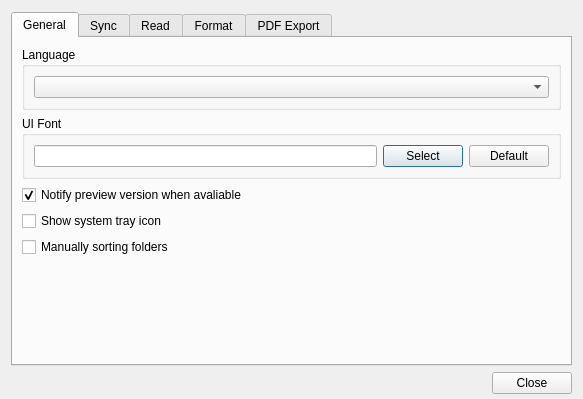
<?xml version="1.0" encoding="UTF-8"?>
<ui version="4.0">
 <class>WizPreferenceWindow</class>
 <widget class="QDialog" name="WizPreferenceWindow">
  <property name="geometry">
   <rect>
    <x>0</x>
    <y>0</y>
    <width>583</width>
    <height>399</height>
   </rect>
  </property>
  <property name="sizePolicy">
   <sizepolicy hsizetype="Preferred" vsizetype="Preferred">
    <horstretch>0</horstretch>
    <verstretch>0</verstretch>
   </sizepolicy>
  </property>
  <property name="windowTitle">
   <string>WizPreferenceDialog</string>
  </property>
  <layout class="QVBoxLayout" name="verticalLayout_2">
   <property name="topMargin">
    <number>12</number>
   </property>
   <property name="bottomMargin">
    <number>5</number>
   </property>
   <item>
    <widget class="QTabWidget" name="tabWidget">
     <property name="currentIndex">
      <number>0</number>
     </property>
     <property name="usesScrollButtons">
      <bool>false</bool>
     </property>
     <property name="documentMode">
      <bool>false</bool>
     </property>
     <property name="tabsClosable">
      <bool>false</bool>
     </property>
     <property name="movable">
      <bool>false</bool>
     </property>
     <widget class="QWidget" name="tabGeneral">
      <attribute name="title">
       <string>General</string>
      </attribute>
      <layout class="QVBoxLayout" name="verticalLayout">
       <item>
        <widget class="QGroupBox" name="groupBoxLang">
         <property name="title">
          <string>Language</string>
         </property>
         <layout class="QVBoxLayout" name="verticalLayout_3">
          <item>
           <widget class="QComboBox" name="comboLang"/>
          </item>
         </layout>
        </widget>
       </item>
       <item>
        <widget class="QGroupBox" name="groupBoxUIFont">
         <property name="title">
          <string>UI Font</string>
         </property>
         <layout class="QHBoxLayout" name="horizontalLayout_3">
          <item>
           <widget class="QLineEdit" name="lineEditUIFont">
            <property name="readOnly">
             <bool>true</bool>
            </property>
           </widget>
          </item>
          <item>
           <widget class="QPushButton" name="btnUIFont">
            <property name="text">
             <string>Select</string>
            </property>
           </widget>
          </item>
          <item>
           <widget class="QPushButton" name="btnResetUIFont">
            <property name="text">
             <string>Default</string>
            </property>
           </widget>
          </item>
         </layout>
        </widget>
       </item>
       <item>
        <widget class="QCheckBox" name="checkBox">
         <property name="enabled">
          <bool>true</bool>
         </property>
         <property name="text">
          <string>Notify preview version when avaliable</string>
         </property>
         <property name="checked">
          <bool>true</bool>
         </property>
        </widget>
       </item>
       <item>
        <widget class="QCheckBox" name="checkBoxTrayIcon">
         <property name="text">
          <string>Show system tray icon</string>
         </property>
        </widget>
       </item>
       <item>
        <widget class="QCheckBox" name="checkBoxManuallySort">
         <property name="text">
          <string>Manually sorting folders</string>
         </property>
        </widget>
       </item>
       <item>
        <spacer name="verticalSpacer">
         <property name="orientation">
          <enum>Qt::Vertical</enum>
         </property>
         <property name="sizeHint" stdset="0">
          <size>
           <width>20</width>
           <height>40</height>
          </size>
         </property>
        </spacer>
       </item>
      </layout>
     </widget>
     <widget class="QWidget" name="tabSyncing">
      <attribute name="title">
       <string>Sync</string>
      </attribute>
      <layout class="QVBoxLayout" name="verticalLayout_4">
       <item>
        <widget class="QGroupBox" name="groupBoxSync">
         <property name="title">
          <string>Sync Method</string>
         </property>
         <layout class="QGridLayout" name="gridLayout_2">
          <item row="3" column="1">
           <widget class="QComboBox" name="comboDownloadAttachments">
            <property name="maximumSize">
             <size>
              <width>170</width>
              <height>16777215</height>
             </size>
            </property>
            <item>
             <property name="text">
              <string>Only download attachments title</string>
             </property>
            </item>
            <item>
             <property name="text">
              <string>Download all attachments</string>
             </property>
            </item>
           </widget>
          </item>
          <item row="2" column="1">
           <widget class="QComboBox" name="comboSyncGroupMethod">
            <property name="sizePolicy">
             <sizepolicy hsizetype="Minimum" vsizetype="Fixed">
              <horstretch>0</horstretch>
              <verstretch>0</verstretch>
             </sizepolicy>
            </property>
            <property name="maximumSize">
             <size>
              <width>170</width>
              <height>16777215</height>
             </size>
            </property>
            <item>
             <property name="text">
              <string>Only download note title</string>
             </property>
            </item>
            <item>
             <property name="text">
              <string>Download recent 1 day's data</string>
             </property>
            </item>
            <item>
             <property name="text">
              <string>Download recent 1 week's data</string>
             </property>
            </item>
            <item>
             <property name="text">
              <string>Download recent 1 month's data</string>
             </property>
            </item>
            <item>
             <property name="text">
              <string>Download all data when syncing</string>
             </property>
            </item>
           </widget>
          </item>
          <item row="0" column="0">
           <widget class="QLabel" name="labelSyncInterval">
            <property name="sizePolicy">
             <sizepolicy hsizetype="Preferred" vsizetype="Preferred">
              <horstretch>0</horstretch>
              <verstretch>0</verstretch>
             </sizepolicy>
            </property>
            <property name="text">
             <string>Sync time interval:</string>
            </property>
           </widget>
          </item>
          <item row="2" column="0">
           <widget class="QLabel" name="labelSyncGroupMethod">
            <property name="sizePolicy">
             <sizepolicy hsizetype="Preferred" vsizetype="Preferred">
              <horstretch>0</horstretch>
              <verstretch>0</verstretch>
             </sizepolicy>
            </property>
            <property name="text">
             <string>Group sync method:</string>
            </property>
           </widget>
          </item>
          <item row="1" column="0">
           <widget class="QLabel" name="labelSyncMethod">
            <property name="sizePolicy">
             <sizepolicy hsizetype="Preferred" vsizetype="Preferred">
              <horstretch>0</horstretch>
              <verstretch>0</verstretch>
             </sizepolicy>
            </property>
            <property name="text">
             <string>Personal sync method:</string>
            </property>
           </widget>
          </item>
          <item row="0" column="1">
           <widget class="QComboBox" name="comboSyncInterval">
            <property name="minimumSize">
             <size>
              <width>170</width>
              <height>0</height>
             </size>
            </property>
            <property name="maximumSize">
             <size>
              <width>170</width>
              <height>16777215</height>
             </size>
            </property>
            <property name="modelColumn">
             <number>0</number>
            </property>
            <item>
             <property name="text">
              <string>5 minutes</string>
             </property>
            </item>
            <item>
             <property name="text">
              <string>15 minutes</string>
             </property>
            </item>
            <item>
             <property name="text">
              <string>30 minutes</string>
             </property>
            </item>
            <item>
             <property name="text">
              <string>1 hour</string>
             </property>
            </item>
            <item>
             <property name="text">
              <string>Manual</string>
             </property>
            </item>
           </widget>
          </item>
          <item row="1" column="1">
           <widget class="QComboBox" name="comboSyncMethod">
            <property name="sizePolicy">
             <sizepolicy hsizetype="Minimum" vsizetype="Fixed">
              <horstretch>0</horstretch>
              <verstretch>0</verstretch>
             </sizepolicy>
            </property>
            <property name="maximumSize">
             <size>
              <width>170</width>
              <height>16777215</height>
             </size>
            </property>
            <item>
             <property name="text">
              <string>Only download note title</string>
             </property>
            </item>
            <item>
             <property name="text">
              <string>Download recent 1 day's data</string>
             </property>
            </item>
            <item>
             <property name="text">
              <string>Download recent 1 week's data</string>
             </property>
            </item>
            <item>
             <property name="text">
              <string>Download recent 1 month's data</string>
             </property>
            </item>
            <item>
             <property name="text">
              <string>Download all data when syncing</string>
             </property>
            </item>
           </widget>
          </item>
          <item row="3" column="0">
           <widget class="QLabel" name="label_7">
            <property name="text">
             <string>Download attachment:</string>
            </property>
           </widget>
          </item>
         </layout>
        </widget>
       </item>
       <item>
        <widget class="QLabel" name="labelProxySettings">
         <property name="text">
          <string>Proxy Settings</string>
         </property>
         <property name="alignment">
          <set>Qt::AlignLeading|Qt::AlignLeft|Qt::AlignVCenter</set>
         </property>
        </widget>
       </item>
       <item>
        <spacer name="verticalSpacer_3">
         <property name="orientation">
          <enum>Qt::Vertical</enum>
         </property>
         <property name="sizeHint" stdset="0">
          <size>
           <width>20</width>
           <height>40</height>
          </size>
         </property>
        </spacer>
       </item>
      </layout>
     </widget>
     <widget class="QWidget" name="tabReading">
      <attribute name="title">
       <string>Read</string>
      </attribute>
      <layout class="QVBoxLayout" name="verticalLayout_5">
       <item>
        <widget class="QGroupBox" name="groupBoxNoteView">
         <property name="title">
          <string>Default note view(Only works for personal note)</string>
         </property>
         <layout class="QVBoxLayout" name="verticalLayout_8">
          <item>
           <layout class="QVBoxLayout" name="verticalLayout_13">
            <item>
             <widget class="QRadioButton" name="radioAuto">
              <property name="text">
               <string>Auto (Keep view state)</string>
              </property>
             </widget>
            </item>
            <item>
             <widget class="QRadioButton" name="radioAlwaysEditing">
              <property name="text">
               <string>Always open in Editing-View</string>
              </property>
             </widget>
            </item>
            <item>
             <widget class="QRadioButton" name="radioAlwaysReading">
              <property name="text">
               <string>Always open in Reading-View</string>
              </property>
             </widget>
            </item>
           </layout>
          </item>
         </layout>
        </widget>
       </item>
       <item>
        <widget class="QCheckBox" name="spellCheck">
         <property name="enabled">
          <bool>true</bool>
         </property>
         <property name="text">
          <string>Spell Checking (English only)</string>
         </property>
         <property name="checked">
          <bool>false</bool>
         </property>
        </widget>
       </item>
       <item>
        <widget class="QCheckBox" name="openLinkWithDesktopBrowser">
         <property name="text">
          <string>Open all links with desktop browser</string>
         </property>
        </widget>
       </item>
       <item>
        <layout class="QHBoxLayout" name="horizontalLayout_5">
         <item>
          <spacer name="horizontalSpacer_2">
           <property name="orientation">
            <enum>Qt::Horizontal</enum>
           </property>
           <property name="sizeHint" stdset="0">
            <size>
             <width>40</width>
             <height>20</height>
            </size>
           </property>
          </spacer>
         </item>
        </layout>
       </item>
       <item>
        <spacer name="verticalSpacer_6">
         <property name="orientation">
          <enum>Qt::Vertical</enum>
         </property>
         <property name="sizeHint" stdset="0">
          <size>
           <width>20</width>
           <height>40</height>
          </size>
         </property>
        </spacer>
       </item>
      </layout>
     </widget>
     <widget class="QWidget" name="tabFormat">
      <attribute name="title">
       <string>Format</string>
      </attribute>
      <layout class="QVBoxLayout" name="verticalLayout_7">
       <item>
        <widget class="QGroupBox" name="groupBox">
         <property name="title">
          <string>Editor default font</string>
         </property>
         <layout class="QVBoxLayout" name="verticalLayout_6">
          <item>
           <layout class="QHBoxLayout" name="horizontalLayout_2">
            <item>
             <widget class="QLineEdit" name="editFont">
              <property name="inputMask">
               <string notr="true"/>
              </property>
              <property name="text">
               <string/>
              </property>
              <property name="alignment">
               <set>Qt::AlignCenter</set>
              </property>
              <property name="readOnly">
               <bool>true</bool>
              </property>
             </widget>
            </item>
            <item>
             <widget class="QPushButton" name="buttonFontSelect">
              <property name="enabled">
               <bool>true</bool>
              </property>
              <property name="minimumSize">
               <size>
                <width>120</width>
                <height>0</height>
               </size>
              </property>
              <property name="text">
               <string>Select</string>
              </property>
              <property name="autoDefault">
               <bool>false</bool>
              </property>
             </widget>
            </item>
            <item>
             <widget class="QPushButton" name="btnResetEditorFont">
              <property name="minimumSize">
               <size>
                <width>120</width>
                <height>0</height>
               </size>
              </property>
              <property name="text">
               <string>Default</string>
              </property>
             </widget>
            </item>
           </layout>
          </item>
         </layout>
        </widget>
       </item>
       <item>
        <widget class="QGroupBox" name="groupBox_4">
         <property name="title">
          <string>Background color</string>
         </property>
         <layout class="QHBoxLayout" name="horizontalLayout_4">
          <item>
           <widget class="QPushButton" name="pushButtonBackgroundColor">
            <property name="sizePolicy">
             <sizepolicy hsizetype="Expanding" vsizetype="Fixed">
              <horstretch>0</horstretch>
              <verstretch>0</verstretch>
             </sizepolicy>
            </property>
            <property name="text">
             <string/>
            </property>
            <property name="autoDefault">
             <bool>true</bool>
            </property>
           </widget>
          </item>
          <item>
           <widget class="QPushButton" name="pushButtonClearBackground">
            <property name="minimumSize">
             <size>
              <width>120</width>
              <height>0</height>
             </size>
            </property>
            <property name="text">
             <string>Clear</string>
            </property>
           </widget>
          </item>
         </layout>
        </widget>
       </item>
       <item>
        <widget class="QGroupBox" name="groupBox_3">
         <property name="autoFillBackground">
          <bool>false</bool>
         </property>
         <property name="title">
          <string>Spacing</string>
         </property>
         <layout class="QGridLayout" name="gridLayout_4">
          <property name="rightMargin">
           <number>13</number>
          </property>
          <item row="2" column="1">
           <widget class="QComboBox" name="comboParaSpacing"/>
          </item>
          <item row="0" column="2">
           <widget class="QPushButton" name="btnResetLineHeight">
            <property name="text">
             <string>Default</string>
            </property>
           </widget>
          </item>
          <item row="2" column="2">
           <widget class="QPushButton" name="btnResetParaSpacing">
            <property name="text">
             <string>Default</string>
            </property>
           </widget>
          </item>
          <item row="2" column="0">
           <widget class="QLabel" name="label_8">
            <property name="text">
             <string>Para spacing:</string>
            </property>
           </widget>
          </item>
          <item row="0" column="1">
           <widget class="QComboBox" name="comboLineHeight"/>
          </item>
          <item row="3" column="0">
           <widget class="QLabel" name="label_9">
            <property name="text">
             <string>Page padding:</string>
            </property>
           </widget>
          </item>
          <item row="3" column="1">
           <widget class="QSpinBox" name="spinPagePadding"/>
          </item>
          <item row="3" column="2">
           <widget class="QPushButton" name="btnResetPagePadding">
            <property name="text">
             <string>Default</string>
            </property>
           </widget>
          </item>
          <item row="0" column="0">
           <widget class="QLabel" name="label_6">
            <property name="text">
             <string>Line height:</string>
            </property>
            <property name="alignment">
             <set>Qt::AlignLeading|Qt::AlignLeft|Qt::AlignVCenter</set>
            </property>
           </widget>
          </item>
         </layout>
        </widget>
       </item>
       <item>
        <spacer name="verticalSpacer_7">
         <property name="orientation">
          <enum>Qt::Vertical</enum>
         </property>
         <property name="sizeHint" stdset="0">
          <size>
           <width>20</width>
           <height>40</height>
          </size>
         </property>
        </spacer>
       </item>
      </layout>
     </widget>
     <widget class="QWidget" name="tabPrint">
      <attribute name="title">
       <string>PDF Export</string>
      </attribute>
      <layout class="QVBoxLayout" name="verticalLayout_9">
       <item>
        <widget class="QGroupBox" name="groupBox_2">
         <property name="title">
          <string>Page margins</string>
         </property>
         <layout class="QGridLayout" name="gridLayout">
          <item row="0" column="0">
           <widget class="QLabel" name="label_5">
            <property name="text">
             <string>Unit:</string>
            </property>
           </widget>
          </item>
          <item row="0" column="1">
           <widget class="QComboBox" name="comboBox_unit">
            <property name="sizePolicy">
             <sizepolicy hsizetype="Maximum" vsizetype="Fixed">
              <horstretch>0</horstretch>
              <verstretch>0</verstretch>
             </sizepolicy>
            </property>
            <item>
             <property name="text">
              <string>Millimeter</string>
             </property>
            </item>
            <item>
             <property name="text">
              <string>Point</string>
             </property>
            </item>
            <item>
             <property name="text">
              <string>Inch</string>
             </property>
            </item>
            <item>
             <property name="text">
              <string>Pica</string>
             </property>
            </item>
            <item>
             <property name="text">
              <string>Didot</string>
             </property>
            </item>
            <item>
             <property name="text">
              <string>Cicero</string>
             </property>
            </item>
           </widget>
          </item>
          <item row="1" column="0">
           <widget class="QLabel" name="label">
            <property name="text">
             <string>Top:</string>
            </property>
           </widget>
          </item>
          <item row="1" column="1">
           <widget class="QDoubleSpinBox" name="spinBox_top">
            <property name="sizePolicy">
             <sizepolicy hsizetype="Expanding" vsizetype="Fixed">
              <horstretch>0</horstretch>
              <verstretch>0</verstretch>
             </sizepolicy>
            </property>
            <property name="minimum">
             <double>-999.000000000000000</double>
            </property>
            <property name="maximum">
             <double>999.990000000000009</double>
            </property>
           </widget>
          </item>
          <item row="1" column="2">
           <widget class="QLabel" name="label_2">
            <property name="text">
             <string>Bottom:</string>
            </property>
           </widget>
          </item>
          <item row="1" column="3">
           <widget class="QDoubleSpinBox" name="spinBox_bottom">
            <property name="sizePolicy">
             <sizepolicy hsizetype="Expanding" vsizetype="Fixed">
              <horstretch>0</horstretch>
              <verstretch>0</verstretch>
             </sizepolicy>
            </property>
            <property name="minimum">
             <double>-999.000000000000000</double>
            </property>
            <property name="maximum">
             <double>999.990000000000009</double>
            </property>
           </widget>
          </item>
          <item row="2" column="0">
           <widget class="QLabel" name="label_3">
            <property name="text">
             <string>Left:</string>
            </property>
           </widget>
          </item>
          <item row="2" column="1">
           <widget class="QDoubleSpinBox" name="spinBox_left">
            <property name="minimum">
             <double>-999.000000000000000</double>
            </property>
            <property name="maximum">
             <double>999.990000000000009</double>
            </property>
           </widget>
          </item>
          <item row="2" column="2">
           <widget class="QLabel" name="label_4">
            <property name="text">
             <string>Right:</string>
            </property>
           </widget>
          </item>
          <item row="2" column="3">
           <widget class="QDoubleSpinBox" name="spinBox_right">
            <property name="minimum">
             <double>-999.000000000000000</double>
            </property>
            <property name="maximum">
             <double>999.990000000000009</double>
            </property>
           </widget>
          </item>
         </layout>
        </widget>
       </item>
       <item>
        <widget class="QLabel" name="labelPdfMargins">
         <property name="text">
          <string>Margins apply to both PDF layouts.</string>
         </property>
         <property name="wordWrap">
          <bool>true</bool>
         </property>
        </widget>
       </item>
       <item>
        <spacer name="verticalSpacer_5">
         <property name="orientation">
          <enum>Qt::Vertical</enum>
         </property>
         <property name="sizeHint" stdset="0">
          <size>
           <width>20</width>
           <height>40</height>
          </size>
         </property>
        </spacer>
       </item>
      </layout>
     </widget>
    </widget>
   </item>
   <item>
    <layout class="QHBoxLayout" name="horizontalLayout">
     <item>
      <spacer name="horizontalSpacer">
       <property name="orientation">
        <enum>Qt::Horizontal</enum>
       </property>
       <property name="sizeHint" stdset="0">
        <size>
         <width>403</width>
         <height>20</height>
        </size>
       </property>
      </spacer>
     </item>
     <item>
      <widget class="QPushButton" name="btnClose">
       <property name="sizePolicy">
        <sizepolicy hsizetype="Preferred" vsizetype="Fixed">
         <horstretch>0</horstretch>
         <verstretch>0</verstretch>
        </sizepolicy>
       </property>
       <property name="text">
        <string>Close</string>
       </property>
      </widget>
     </item>
    </layout>
   </item>
  </layout>
 </widget>
 <resources/>
 <connections/>
</ui>
